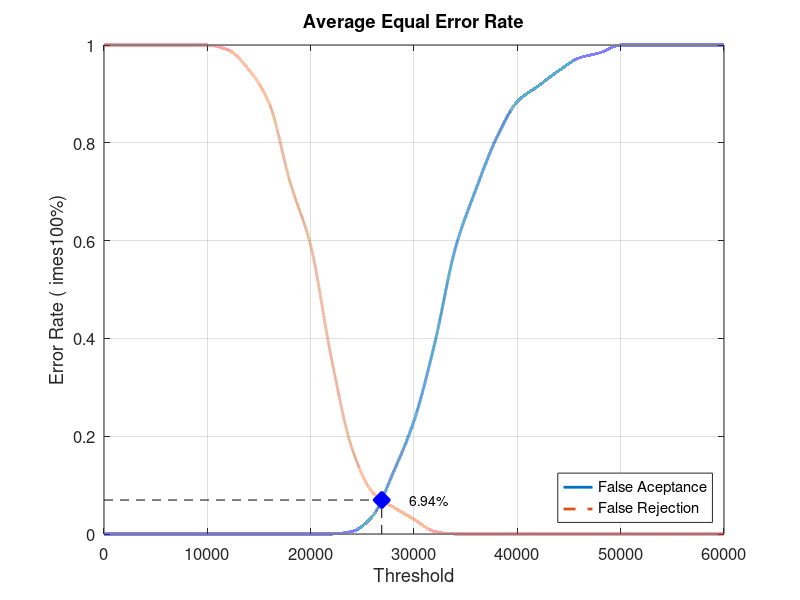
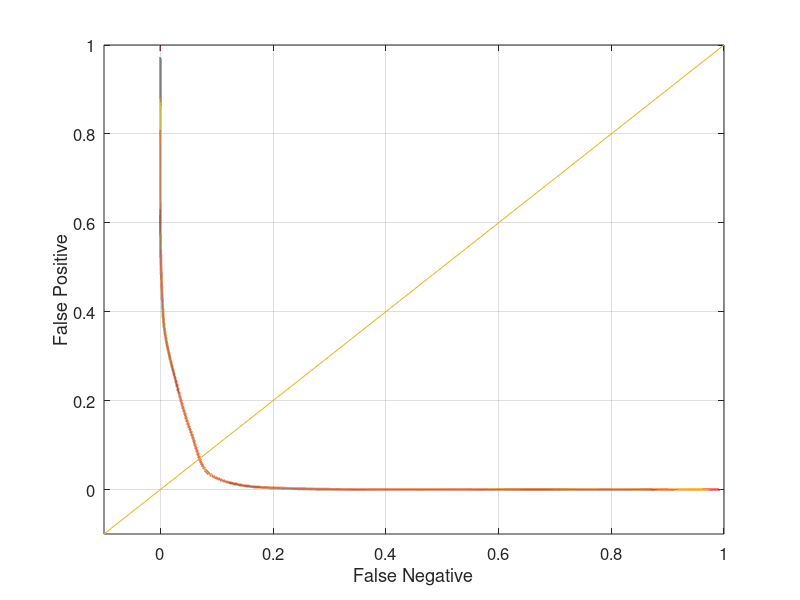

These charts were generated, in order, by the following MATLAB code:
close all;
clear;
clc;
x = 0:2000:60000;
xq = 0:0.5:60000;

y0 = [0 0 0 0 0 0 0 0 0 0 0 0 0.00526316 0.0368421 0.126316 0.231579 0.389474 0.584211 0.705263 0.810526 0.884211 0.915789 0.947368 0.973684 0.984211 1 1 1 1 1 1]
yy0 = interp1(x, y0, xq, 'pchip');
y1 = [1 1 1 1 1 1 0.99 0.95 0.88 0.72 0.59 0.36 0.175 0.085 0.055 0.03 0.005 0 0 0 0 0 0 0 0 0 0 0 0 0 0]
yy1 = interp1(x, y1, xq, 'pchip');

% Calculating EER: 
y2 = abs(y0 - y1);
find(y2 == min(y2))
yy2 = abs(yy0 - yy1);
xEER = find(yy2 == min(yy2));
xEERIndex = xq(xEER) % X-axis EER
yEER = yy0(xEER) % Y-axis EER

main = figure
plot(xq, yy0,'-','LineWidth', 2);	hold on
plot(xq, yy1,'--','LineWidth', 2);	hold on
plot([xEERIndex xEERIndex], [0 yEER], 'k--');	hold on
plot([0 xEERIndex], [yEER yEER], 'k--');	hold on
plot(xEERIndex, yEER, 'bx', 'LineWidth', 10);	hold on
text(xEERIndex + 10 * xEERIndex / 100, yEER, [num2str(round((10000 * yEER)) / 100) '%'])
legend('False Aceptance', 'False Rejection', 'Location', 'SouthEast')
xlabel('Threshold')
ylabel('Error Rate (	imes100%)')
title('Average Equal Error Rate')
set(gca, 'FontSize', 12)
axis([0 60000 0 1])
grid on

print(main, 'Database4_3Main', '-dpng');
FNRxFPR = figure('Color', [1 1 1]);
plot(yy1, yy0, '-', yy1, yy0, 'LineWidth', 2);
hold on
y = -0.1:0.1:1
plot(y, y); 
set(gca, 'FontSize', 12)
xlabel('False Negative')
ylabel('False Positive')
axis([-0.1 1 -0.1 1])
set(gca, 'FontSize', 12)
grid on

print(FNRxFPR, 'Database4_3FNRxFPR','-dpng');
